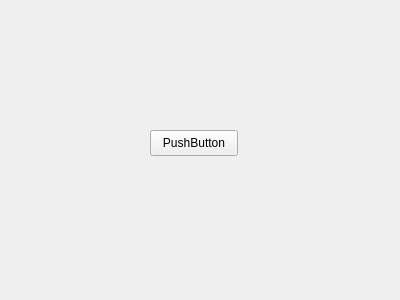
<?xml version="1.0" encoding="UTF-8"?>
<ui version="4.0">
 <class>ChartWindow</class>
 <widget class="QWidget" name="ChartWindow">
  <property name="geometry">
   <rect>
    <x>0</x>
    <y>0</y>
    <width>400</width>
    <height>300</height>
   </rect>
  </property>
  <property name="windowTitle">
   <string>Form</string>
  </property>
  <widget class="QPushButton" name="pushButton">
   <property name="geometry">
    <rect>
     <x>150</x>
     <y>130</y>
     <width>88</width>
     <height>26</height>
    </rect>
   </property>
   <property name="text">
    <string>PushButton</string>
   </property>
  </widget>
 </widget>
 <resources/>
 <connections/>
</ui>
